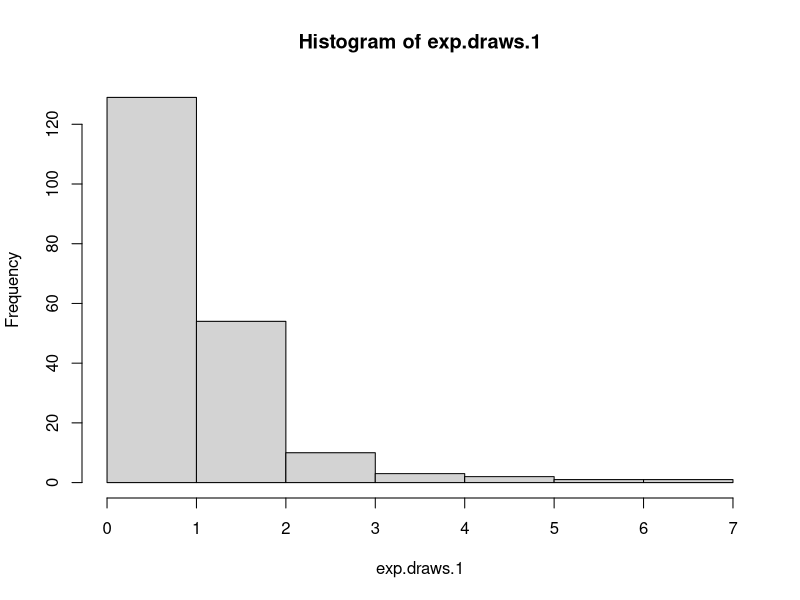
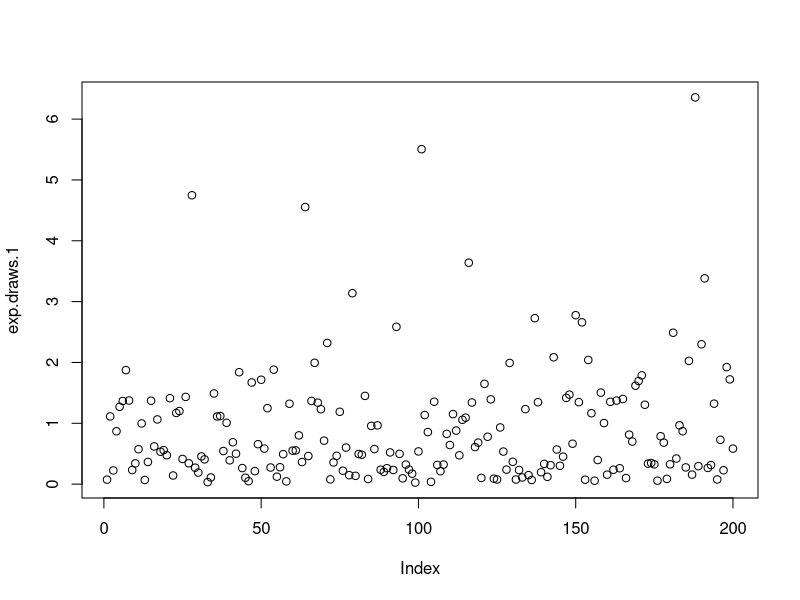
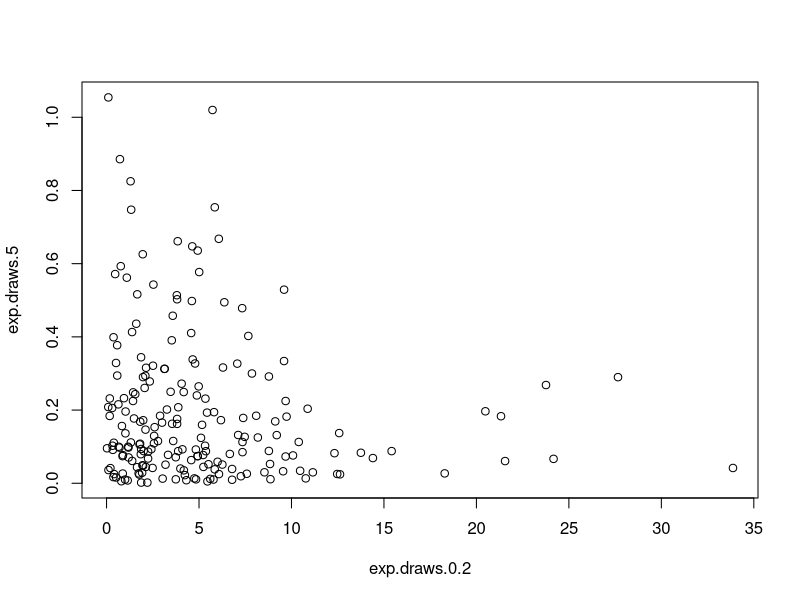
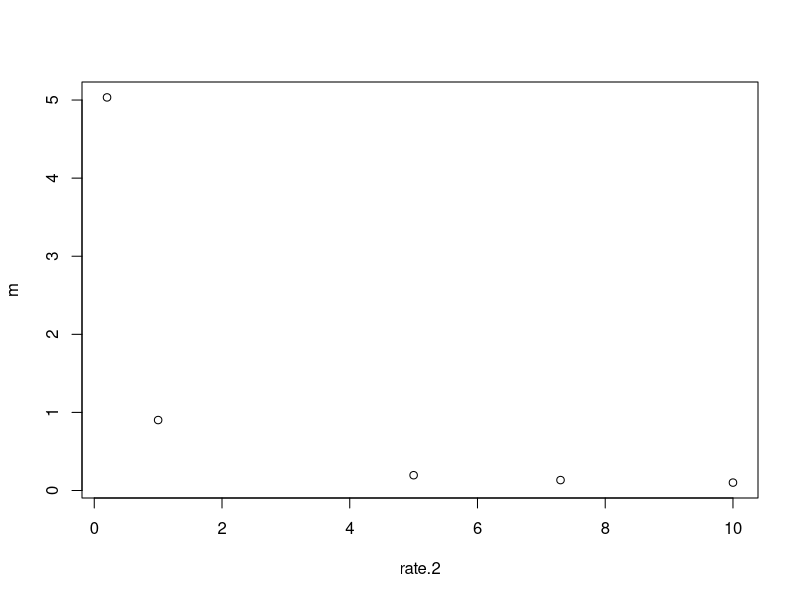
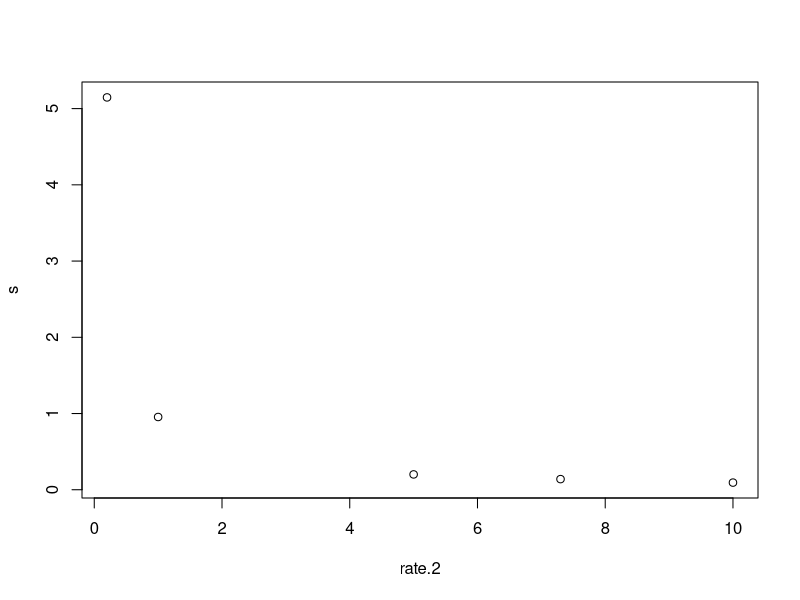
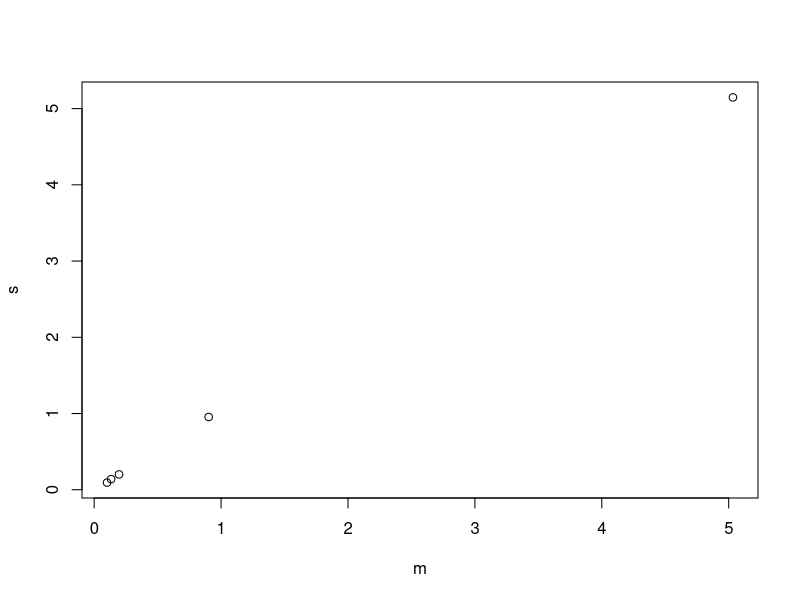
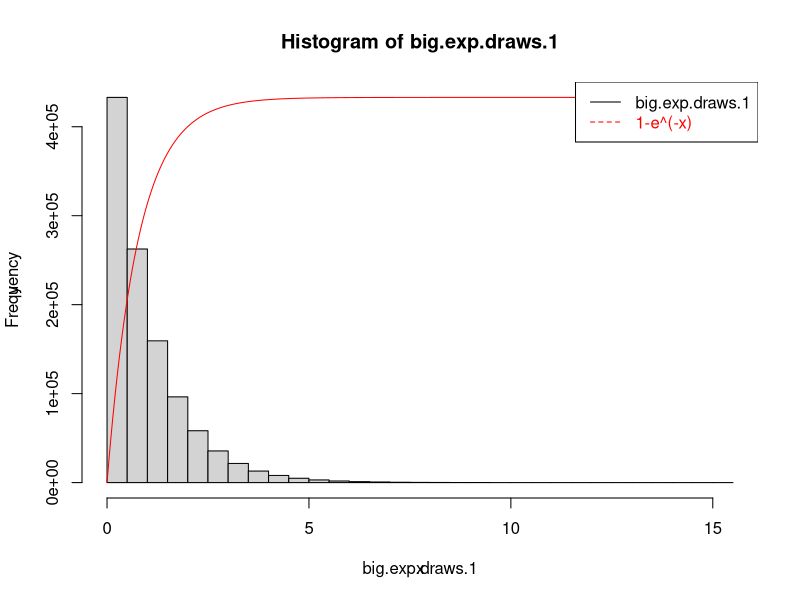
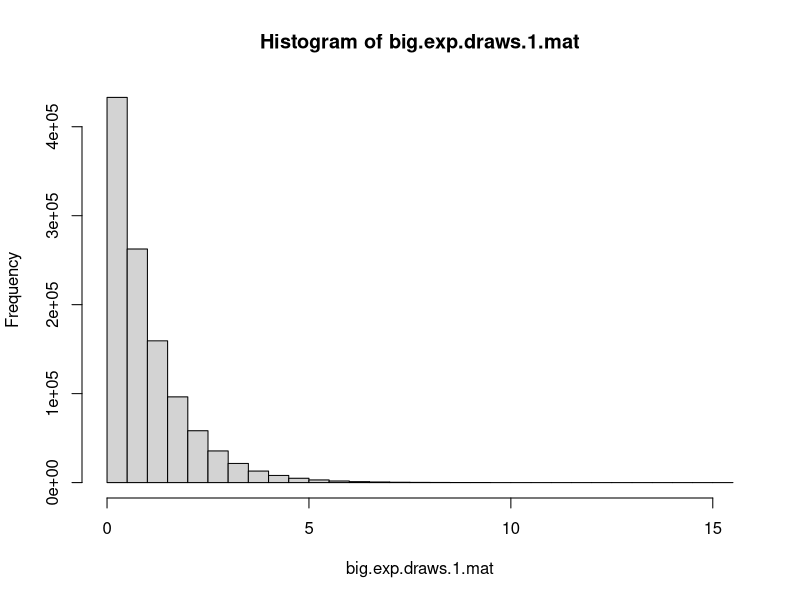

Write the R code that produced these figures, in order.
## ---- chunk 1
knitr::opts_chunk$set(echo = TRUE)
## ---- chunk 2
library(dplyr)
exp.draws.1 <- 
  rexp(n=200)
## ---- chunk 3
library(dplyr)
rate<- c(0.2, 5, 7.3, 10)
for (i in rate){
  assign(paste0("exp.draws.", i), rexp(n = 200, r = i))
}
## ---- chunk 4
hist(exp.draws.1)

plot(exp.draws.1)

plot(exp.draws.0.2, exp.draws.5)
## ---- chunk 5
library(dplyr)
t <- tbl_df(cbind(exp.draws.0.2, exp.draws.1, exp.draws.5, exp.draws.7.3, exp.draws.10)) 
m <- 
  t %>%
    summarise_all(funs(mean)) %>%
      unlist(., use.names = FALSE)
      
s <- 
  t %>%
  summarise_all(funs(sd)) %>%
    unlist(., use.names = FALSE)

rate.2<- c(rate[1], 1, rate[2:4])
## ---- chunk 6
plot(rate.2,m)
## ---- chunk 7
plot(rate.2,s)
## ---- chunk 8
plot(m,s)
## ---- chunk 9
library(dplyr)
#5.a
big.exp.draws.1 <- rexp(n = 1100000)
summstat <- c(mean(big.exp.draws.1), sd(big.exp.draws.1))

#5.b
x <- seq(from = 0, to = 20, by =0.001 )
y<- (1-exp(-x))

hist(big.exp.draws.1)
par(new = TRUE)
plot(x,y, type = "lines", col = "red", axes = FALSE)
legend("topright", legend = c("big.exp.draws.1", "1-e^(-x)"), text.col=c("black","red"), col = c("black", "red"),lty=1:2)
#The two functions don't match. While the histogram is approximating the pdf of an exponential distribution, the function is actually the cdf of the exponential distribution.

#5.c
bigger.1.mean <- 
  big.exp.draws.1 %>%
    subset(big.exp.draws.1>1) %>%
      mean

#5.d
big.exp.draws.1.mat <- matrix(big.exp.draws.1, nrow = 1100)
hist2 <- hist(big.exp.draws.1.mat)
#The graph obtained from the matrix is identical to the former one obtained from the vector. 

#5.e
mean.col371 <- 
  big.exp.draws.1.mat[,371] %>%
    mean()

#5.f
mean.all <- colMeans(big.exp.draws.1.mat)
hist(mean.all)
#The mean histogram is different from point b because we now have, by definitions, means. We can indeed see how the distribution is centered around the "true" value of the standard exponential's mean, i.e. 1. 
#As sample size goes to infinity, we would have this distribution converge to the true value: this is the Law of Large Numbers.
  


